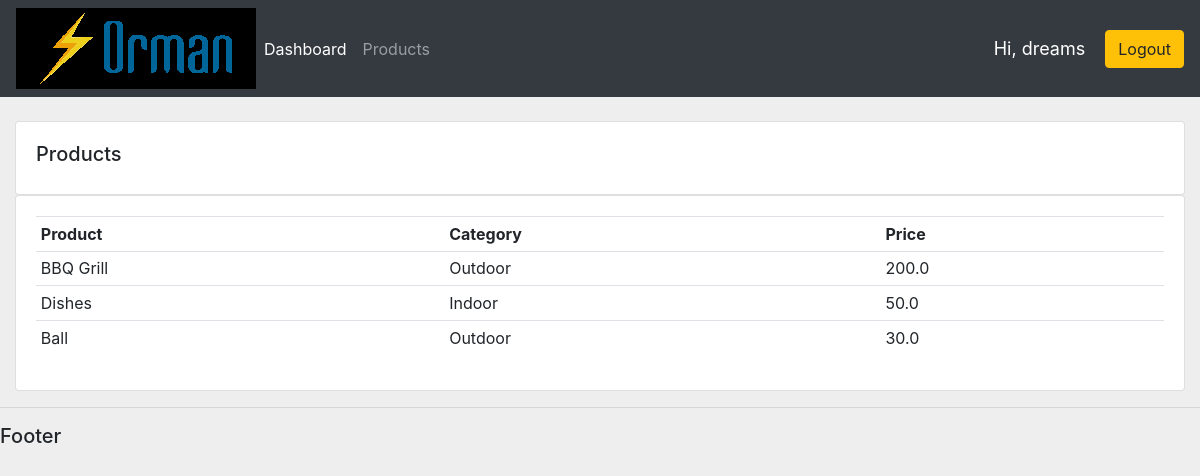
Screenshot of /products/ (signed in) with the database file from the repository.
### accounts/models.py (models this page shows, shortened)
class Product(models.Model):
    CATEGORY = (
        ('Indoor', 'Indoor'),
        ('Outdoor', 'Outdoor'),
    )
    name = models.CharField(max_length=20, null=True)
    price = models.FloatField(null=True)
    category = models.CharField(max_length=20, null=True, choices=CATEGORY)
    description = models.CharField(max_length=200, null=True)
    date_created = models.DateTimeField(auto_now_add=True, null=True)

### accounts/views.py (the view)
# urls.py: path('products/', views.products, name='Products'),
@login_required(login_url='login')
def products(request):
    products = Product.objects.all()
    return render(request, 'accounts/products.html',{'products': products})

### accounts/templates/accounts/products.html
{% extends 'accounts/main.html' %}
{% block content %}
<br>
<div class="row">
  <div class="col">
    <div class="col-md">
        <div class="card card-body">
            <h5>Products</h5>
        </div>
        <div class="card card-body">
            <table class="table table-sm">
                <tr>
                    <th>Product</th>
                    <th>Category</th>
                    <th>Price</th>
                </tr>
                {%for i in products %}
                <tr>
                    <td>{{i.name}}</td>
                    <td>{{i.category}}</td>
                    <td>{{i.price}}</td>
                </tr>
                {% endfor %}
            </table>
        </div>
    </div>
  </div>
</div>
{% endblock %}

### accounts/templates/accounts/navbar.html (shortened to what this page needs)
{% load static %}
<nav class="navbar navbar-expand-lg navbar-dark bg-dark">
    <img src="{% static 'images/logo.png' %}">
    <div class="collapse navbar-collapse" id="navbarNav">
      <ul class="navbar-nav">
        <li class="nav-item active">
          <a class="nav-link" href="{% url 'Dashboard' %}">Dashboard</a>
        </li>
        <li class="nav-item">
          <a class="nav-link" href="{% url 'Products' %}">Products</a>
        </li>
      </ul>
    </div>
  <span style="color: #ffffff; margin-right: 20px; font-size: 18px;">Hi, {{request.user}}</span>
  <span><a class="btn btn-warning btn-small btn-block" href="{% url 'logout' %}">Logout</a></span>
  </nav>

### static/css/main.css (style rules this page uses)
body { background-color: #eeeeee; }

### rows the page displays
Product: name "BBQ Grill", category "Outdoor", price "200.0"
Product: name "Dishes", category "Indoor", price "50.0"
Product: name "Ball", category "Outdoor", price "30.0"

### other values shown
{{ request.user }} "dreams"
